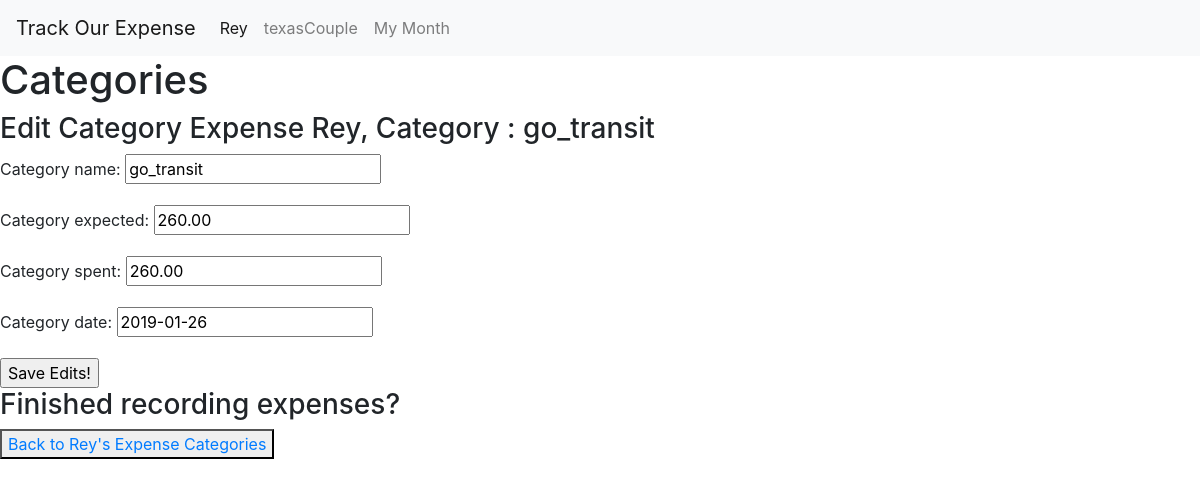
The app's page /categories/1/editCategory/2/ (signed in), older data.
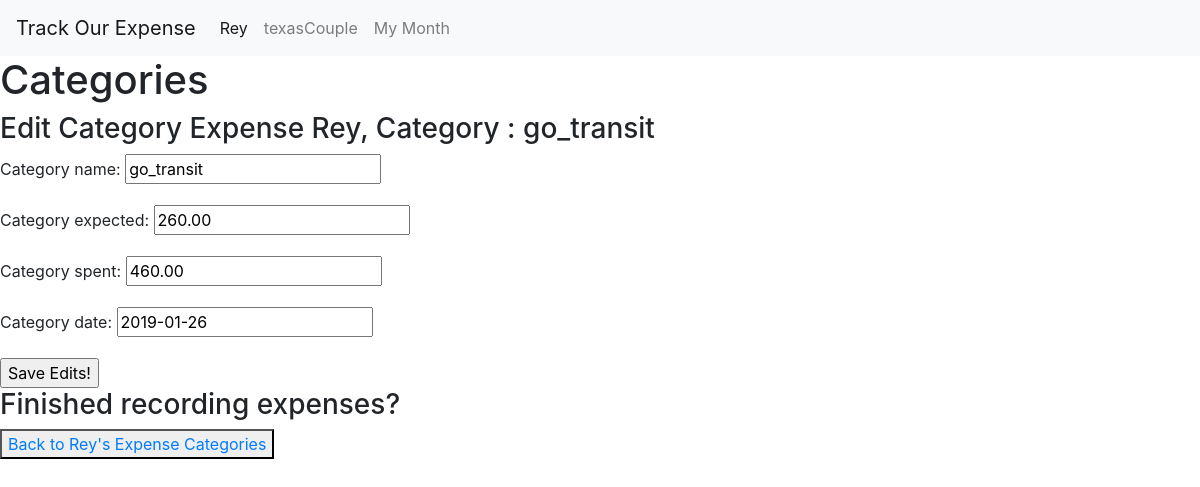
The same page, newer data.
### categories/models.py (models this page shows, shortened)
class Category(models.Model):
    category_person = models.ForeignKey(People, on_delete=models.CASCADE)
    category_name = models.CharField(max_length=200)
    category_expected = models.DecimalField(max_digits=8,decimal_places=2)
    category_spent = models.DecimalField(max_digits=8,decimal_places=2,default=0)
    category_date = models.DateField(default=datetime.datetime.now)

### categories/views.py (the view, shortened to what this page needs)
# urls.py: path("<int:person_id>/editCategory/<int:category_id>/",views.editCategory,name="edit_category"),
def editCategory(request,person_id,category_id):
    person = get_object_or_404(People, id=person_id)
    category = get_object_or_404(Category, id=category_id)
    my_instance = category
    form = CategoryAddForm(request.POST or None,instance=my_instance,hide_condition=True)
    today = datetime.datetime.today()
    current_user = current_user = get_object_or_404(People, username=request.user)
    context = {
        'person':person,
        'category':category,
        'form':form,
        'month':today.month,
        'year':today.year,
        'current_user':current_user
    }
    today = datetime.datetime.today()
    context["this_month"] = today.month
    context["this_year"] = today.year
    return render(request,"categories/edit_category.html",context)

### categories/forms.py
class CategoryAddForm(forms.ModelForm):
    class Meta:
        model= Category
        fields = [
            'category_person',
            'category_name',
            'category_expected',
            'category_spent',
            'category_date'
        ]
    def __init__(self,*args,**kwargs):
        hide_condition = kwargs.pop('hide_condition',None)
        super(CategoryAddForm, self).__init__(*args, **kwargs)
        if hide_condition:
            self.fields["category_person"].widget = HiddenInput()

### categories/templates/categories/edit_category.html (shortened to what this page needs)
{% extends 'bases/header.html' %}
{% block content %}
<h1>Categories</h1>
<h3>Edit Category Expense {{person.person_name}}, Category : {{category.category_name}}</h3>
<form method=POST action="">
    {{form.as_p}}
    <input type="submit" value = "Save Edits!" >
</form>
<h3>Finished recording expenses?</h3>
<button><a href="{% url 'categories:person_category_index' person_id=person.id month=month year=year %}" >Back to {{person.person_name}}'s Expense Categories</a></button>
{% endblock %}

Row changes from the older to the newer data that the page shows:
changed Category "go_transit": category_spent "260.00" → "460.00"
